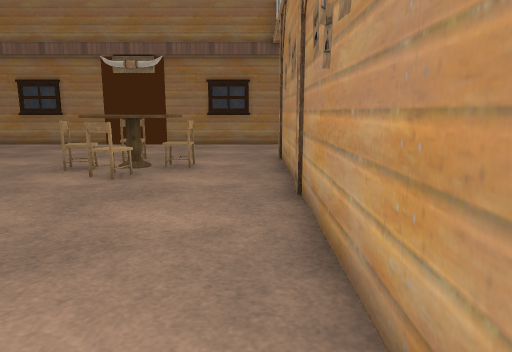
View 1 (above)

16 first-person views from a walk through a Godot game level. The camera is 1.3 m above the floor, tilts 10° down and sees 70° across. The floor is counted in squares, 0.9 m on a side. Each view is taken from the middle of a square. On the plan, view 1 faces up. The plan holds only what a view shows up to about 16 squares ahead; the rest is blank. Door leaves are left out where a doorway can be walked through. Some surface patterns are stand-ins.

View 2
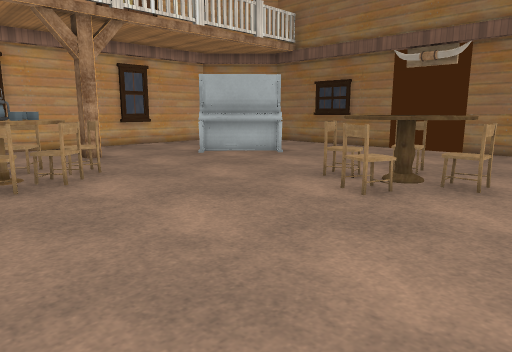

View 3
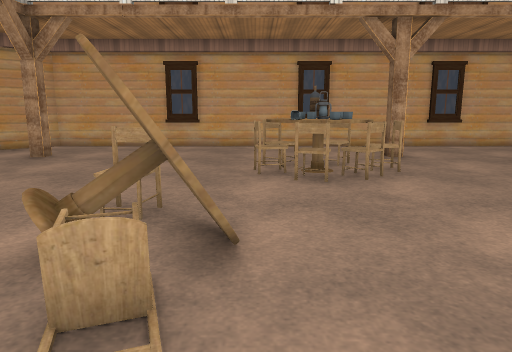

View 4
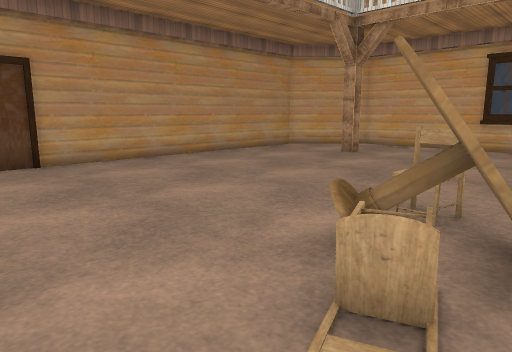

View 5
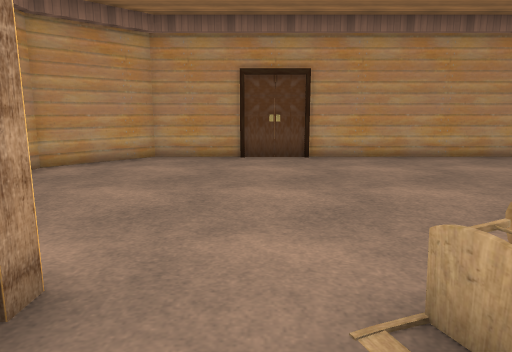

View 6
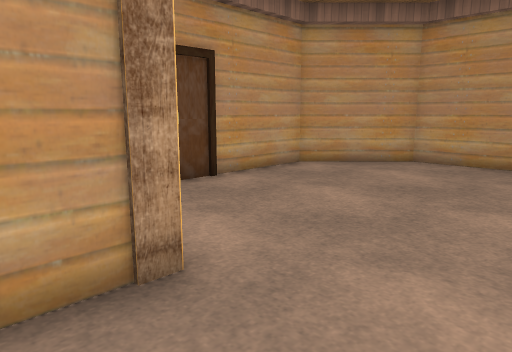

View 7
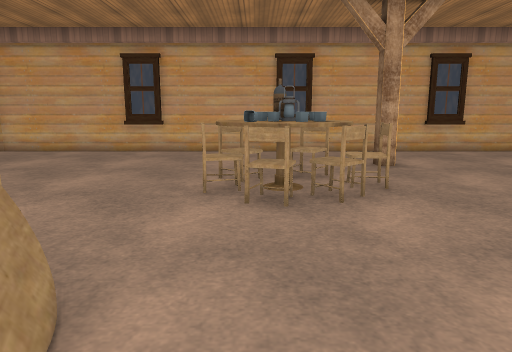

View 8
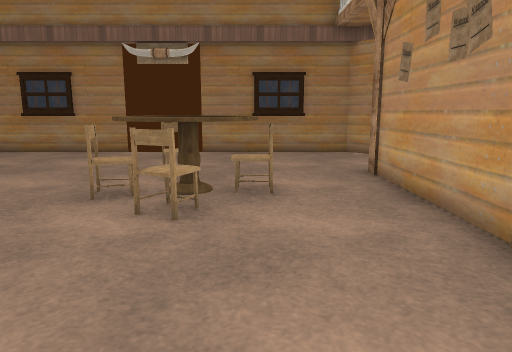

View 9
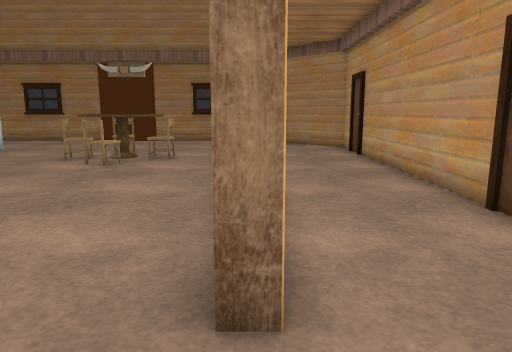

View 10
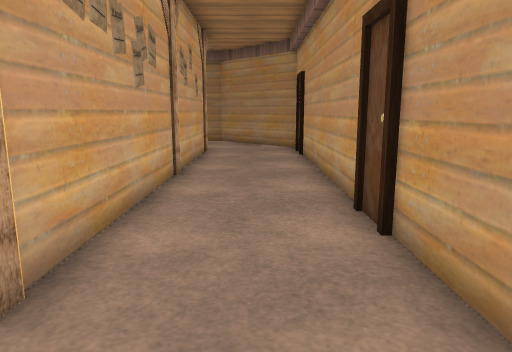

View 11
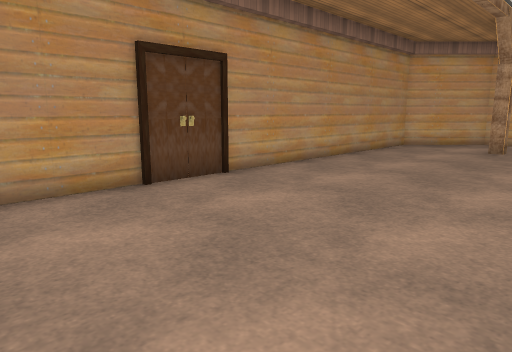

View 12
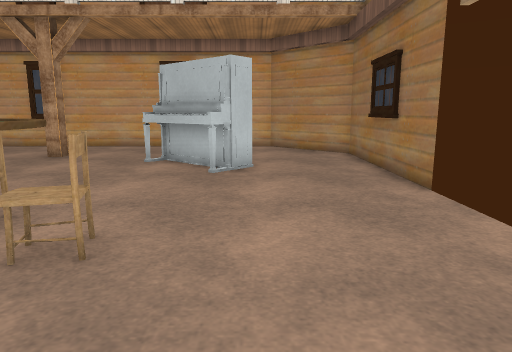

View 13
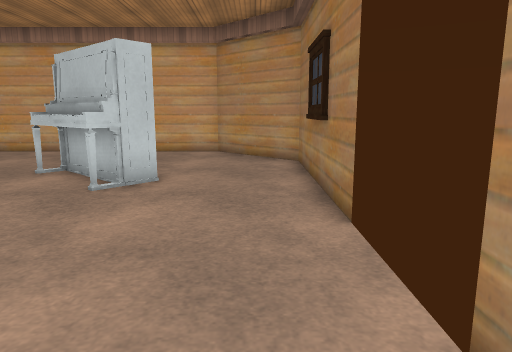

View 14
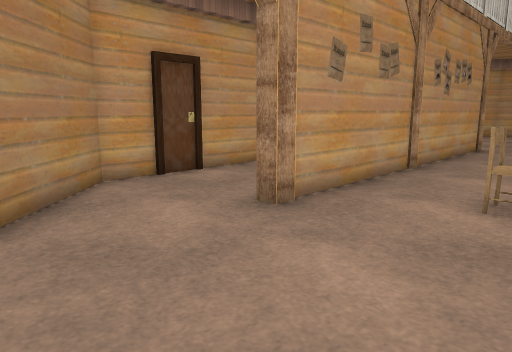

View 15
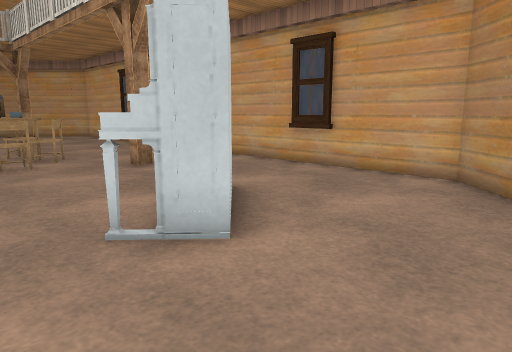

View 16
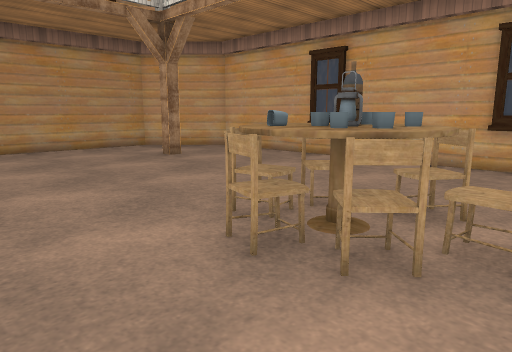

### Floor plan
Points are (right, up) in squares from view 1. A wall is a line through its corners. A room is listed if a view was taken in it or the views show most of it. See-through windows are left out.
Room 1 (views 1, 2, 3, 4, 5, 6, 7, 8, 9, 10, 11, 12, 13, 14, 15, 16)
walls: (0.8, 0.6) (0.8, 11.4); (-15.4, 3.6) (-15.4, -6.2) (-12.9, -8.7) (2.3, -8.7) (4.6, -6.4) (4.6, -2.1); (1.1, 11.4) (1.1, 0.8); (4.6, 0) (4.6, 12.9) (1.3, 16.3) (-4, 16.3); (-6.6, 16.3) (-12.8, 16.3) (-15.4, 13.6) (-15.4, 5.4)
ways out: door at (-15, 9); door at (-15, 11); door at (-11.5, -9); door at (-5.5, -9); door at (-5, 16); door at (-1, -9); door at (4.5, -2.5); door at (4.5, 3); door at (4.5, 11); door at (5, 8.5)
objects: other object (-16, -1) to (-15, -1); other object (-16, 4) to (-15, 5); other object (-16, 9) to (-15, 10); post (-12, -5); post (-12, 6); piano (-11, 10) to (-9, 13); other object (-10, 2); other object (-10, 3); table (-10, 4) to (-8, 5); table (-9, 2); bottle (-9, 3); bottle (-9, 4); other object (-8, 2); bottle (-8, 3); bottle (-8, 4); table (-5, 0) to (-2, 1); table (-5, 8) to (-2, 11); post (1, 0); post (1, 7); post (1, 12)

Where each view was taken, in squares from view 1:
view 1: 0 up, 0 right, facing up
view 2: 2 up, 0 right, facing up-left
view 3: 2 up, 0 right, facing left
view 4: 2 up, 0 right, facing down-left
view 5: 3 up, 1 left, facing down
view 6: 2 up, 2 left, facing down-right
view 7: 3 up, 2 left, facing left
view 8: 3 up, 2 left, facing up
view 9: 2 down, 1 right, facing up
view 10: 2 down, 3 right, facing up
view 11: 2 down, 3 right, facing down-left
view 12: 13 up, 0 right, facing left
view 13: 15 up, 2 left, facing left
view 14: 16 up, 3 left, facing down-right
view 15: 16 up, 7 left, facing down-left
view 16: 6 up, 5 left, facing down-left
